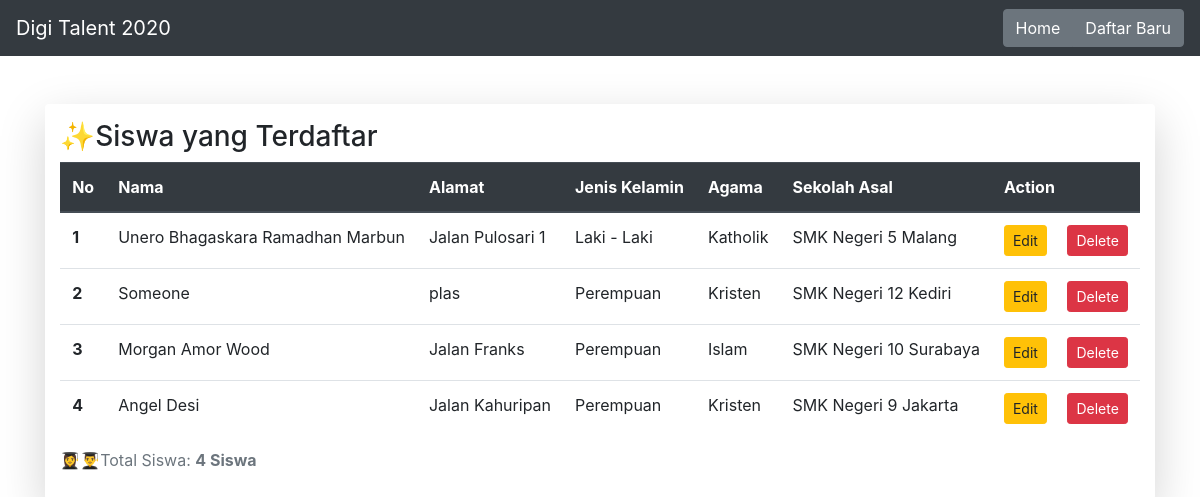
The page / on the database its author committed.
### tables this page shows
CREATE TABLE `siswa` (
  `id` int(11) NOT NULL,
  `name` varchar(100) NOT NULL,
  `address` varchar(100) NOT NULL,
  `gender` varchar(15) NOT NULL,
  `religion` varchar(15) NOT NULL,
  `school` varchar(100) NOT NULL
);

### index.php (the view, shortened to what this page needs)
<?php
include('config.php');
include('template/header.php');
?>
<div class="container mt-5 ">
    <div class="row justify-content-center">
        <div class="col-md-auto shadow-lg pt-3 rounded">
            <h3>✨Siswa yang Terdaftar</h3>
            <div class="table-responsive">
                <table class="table table-hover">
                    <?php
                    $sql = "SELECT * FROM siswa";
                    $query = mysqli_query($db, $sql);
                    $total = mysqli_num_rows($query);
                    $i = 0;
                    ?>
                    <caption>👩‍🎓👨‍🎓Total Siswa: <strong><?= $total ?> Siswa</strong></caption>
                    <thead class="thead-dark">
                        <tr>
                            <th scope="col">No</th>
                            <th scope="col">Nama</th>
                            <th scope="col">Alamat</th>
                            <th scope="col">Jenis Kelamin</th>
                            <th scope="col">Agama</th>
                            <th scope="col">Sekolah Asal</th>
                            <th scope="col">Action</th>
                        </tr>
                    </thead>
                    <tbody>
                        <?php while ($siswa = mysqli_fetch_array($query)) {
                            $i++; ?>
                            <tr>
                                <th scope="row"><?= $i ?></th>
                                <td><?= $siswa['name'] ?></td>
                                <td><?= $siswa['address'] ?></td>
                                <td><?= $siswa['gender'] ?></td>
                                <td><?= $siswa['religion'] ?></td>
                                <td><?= $siswa['school'] ?></td>
                                <td>
                                    <a href="edit.php?id=<?= $siswa['id']?>" class="btn btn-warning btn-sm">Edit</a>
                                    <a href="delete.php?id=<?= $siswa['id']?>" class="btn btn-danger btn-sm ml-3">Delete</a>
                                </td>
                            </tr>
                        <?php
                        }
                        ?>
                    </tbody>
                </table>
            </div>
        </div>
    </div>
</div>
<?php include('template/footer.php') ?>

### template/header.php (shortened to what this page needs)
<!doctype html>
<html lang="en">
<head>
    <link rel="stylesheet" href="https://cdn.jsdelivr.net/npm/bootstrap@4.5.3/dist/css/bootstrap.min.css">
</head>
<body>
    <nav class="navbar navbar-expand-lg navbar-dark bg-dark">
        <a class="navbar-brand" href="index.php">Digi Talent 2020</a>
        <div class="collapse navbar-collapse" id="navbarSupportedContent">
            <ul class="nav nav-pills">
                <div class="btn-group nav-item" role="group" aria-label="Basic example">
                    <a href="index.php" class="btn btn-secondary">Home</a>
                    <a href="add.php" class="btn btn-secondary">Daftar Baru</a>
                </div>
            </ul>
        </div>
    </nav>

### template/footer.php (shortened to what this page needs)
</body>
</html>

### rows shown on the page
siswa: name "Unero Bhagaskara Ramadhan Marbun", address "Jalan Pulosari 1", gender "Laki - Laki", religion "Katholik", school "SMK Negeri 5 Malang"
siswa: name "Someone", address "plas", gender "Perempuan", religion "Kristen", school "SMK Negeri 12 Kediri"
siswa: name "Morgan Amor Wood", address "Jalan Franks", gender "Perempuan", religion "Islam", school "SMK Negeri 10 Surabaya"
siswa: name "Angel Desi", address "Jalan Kahuripan", gender "Perempuan", religion "Kristen", school "SMK Negeri 9 Jakarta"

### other values the page prints
$total "4"
